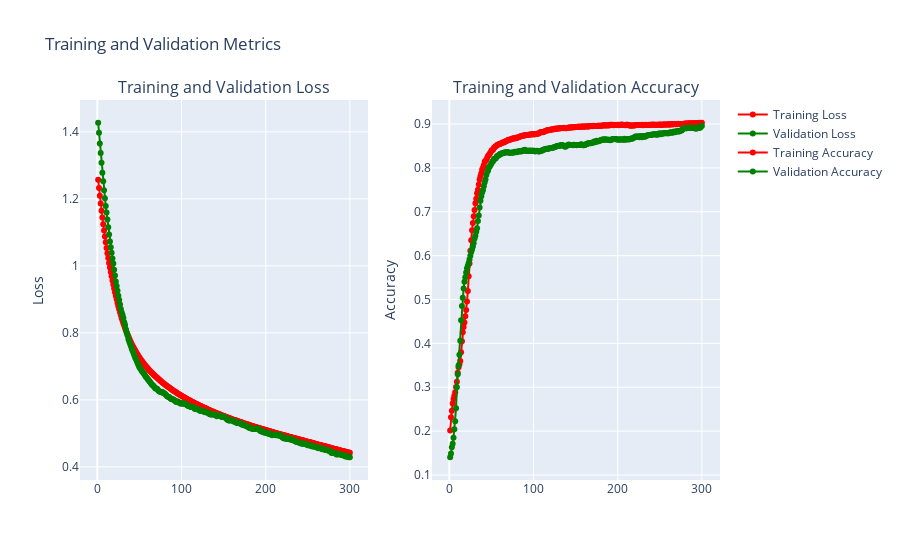

The code cell stored with this chart in its notebook:
### Code cell
# https://towardsdatascience.com/a-practical-introduction-to-early-stopping-in-machine-learning-550ac88bc8fd
# https://lambdalabs.com/blog/tensorflow-2-0-tutorial-03-saving-checkpoints
lr=1e-6
#lr=1e-5
#lr=1e-3
epochs=300
#epochs=500
#epochs=2000
patience=50


earlystop_callback = tf.keras.callbacks.EarlyStopping(
    #monitor='val_accuracy', min_delta=0.0001, patience=20
    monitor='val_loss', min_delta=0.0001, patience=20
)

#from tensorflow.keras.callbacks import ModelCheckpoint

## define a callback to save the model after each epoch
#checkpoint_filepath = '/tmp/checkpoint'
#checkpoint = tensorflow.keras.callbacks.ModelCheckpoint(checkpoint_filepath, verbose=1,  monitor='val_loss', save_best_only=False, mode='auto')


# Define a callback to save the model after each epoch
checkpoint = ModelCheckpoint('model-{epoch:03d}.keras', verbose=1, monitor='val_loss', save_best_only=False, mode='auto')

## Pass the callback to the fit method
#model.fit(x_train, y_train, epochs=100, callbacks=[checkpoint])




x_train, x_val, y_train, y_val = train_test_split(x_data, y_data, test_size=0.2, random_state=42, shuffle=False)

label_names = list(behaviour_mapping.keys())

class_weights_dict = ad.compute_class_weights(y_train)



model = ad.make_model(segment_size=segment_size, sequence_length=sequence_length, nfeatures=n_features, nclasses=n_classes, cnn_only=False, dropout_rate=0)
#model = define_convTransformer_dropout(segment_size=segment_size, sequence_length=sequence_length, nfeatures=n_features, nclasses=n_classes, dropout_rate=0.05)

model.compile(
    #optimizer=tf.keras.optimizers.Adam(learning_rate=lr),
    optimizer=tf.keras.optimizers.experimental.Adadelta(), 
    #loss='categorical_crossentropy',
    loss=tf.keras.losses.CategoricalCrossentropy(),
    #loss=tf.keras.losses.CategoricalFocalCrossentropy(gamma=10),
    #loss=tf.keras.losses.CategoricalFocalCrossentropy(),
    metrics=['accuracy']
    #metrics=['precision']
    #metrics=['accuracy', 'precision']#, 'recall']# 'AUC', 'AUPRC'] #Accuracy is not an useful metric here?
    #metrics=tf.keras.metrics.CategoricalAccuracy(name='categorical_accuracy')
)

fit = model.fit(
    #x = x_data, 
    #y = y_data, 
    x = x_train, 
    y = y_train,
    #batch_size=32, 
    batch_size=64, 
    #epochs=200, 
    epochs=epochs, 
    validation_data=(x_val, y_val),
    #validation_split=0.2
    callbacks=[earlystop_callback],
    class_weight=class_weights_dict
)


ad.plot_loss(fit)
ad.plot_confusion_matrix(model, x_val, y_val, label_names)

### Figure 1 — Plotly figure (JSON) as saved in the notebook; plotly's stock layout.template omitted (floating-point values rounded to 4 significant figures; data arrays with more than 128 entries replaced by an {"elided": "..."} marker saying what was removed)
{"data": [{"hovertemplate": "Epoch: %{x}<br>Value: %{y:.4f}<extra></extra>", "marker": {"color": "red"}, "mode": "lines+markers", "name": "Training Loss", "type": "scatter", "x": {"elided": "300 int values"}, "xaxis": "x", "y": {"elided": "300 float values"}, "yaxis": "y"}, {"hovertemplate": "Epoch: %{x}<br>Value: %{y:.4f}<extra></extra>", "marker": {"color": "green"}, "mode": "lines+markers", "name": "Validation Loss", "type": "scatter", "x": {"elided": "300 int values"}, "xaxis": "x", "y": {"elided": "300 float values"}, "yaxis": "y"}, {"hovertemplate": "Epoch: %{x}<br>Value: %{y:.4f}<extra></extra>", "marker": {"color": "red"}, "mode": "lines+markers", "name": "Training Accuracy", "type": "scatter", "x": {"elided": "300 int values"}, "xaxis": "x2", "y": {"elided": "300 float values"}, "yaxis": "y2"}, {"hovertemplate": "Epoch: %{x}<br>Value: %{y:.4f}<extra></extra>", "marker": {"color": "green"}, "mode": "lines+markers", "name": "Validation Accuracy", "type": "scatter", "x": {"elided": "300 int values"}, "xaxis": "x2", "y": {"elided": "300 float values"}, "yaxis": "y2"}], "layout": {"annotations": [{"font": {"size": 16}, "showarrow": false, "text": "Training and Validation Loss", "x": 0.225, "xanchor": "center", "xref": "paper", "y": 1, "yanchor": "bottom", "yref": "paper"}, {"font": {"size": 16}, "showarrow": false, "text": "Training and Validation Accuracy", "x": 0.775, "xanchor": "center", "xref": "paper", "y": 1, "yanchor": "bottom", "yref": "paper"}], "showlegend": true, "title": {"text": "Training and Validation Metrics"}, "xaxis": {"anchor": "y", "domain": [0, 0.45]}, "xaxis2": {"anchor": "y2", "domain": [0.55, 1]}, "yaxis": {"anchor": "x", "domain": [0, 1], "title": {"text": "Loss"}}, "yaxis2": {"anchor": "x2", "domain": [0, 1], "title": {"text": "Accuracy"}}}}
